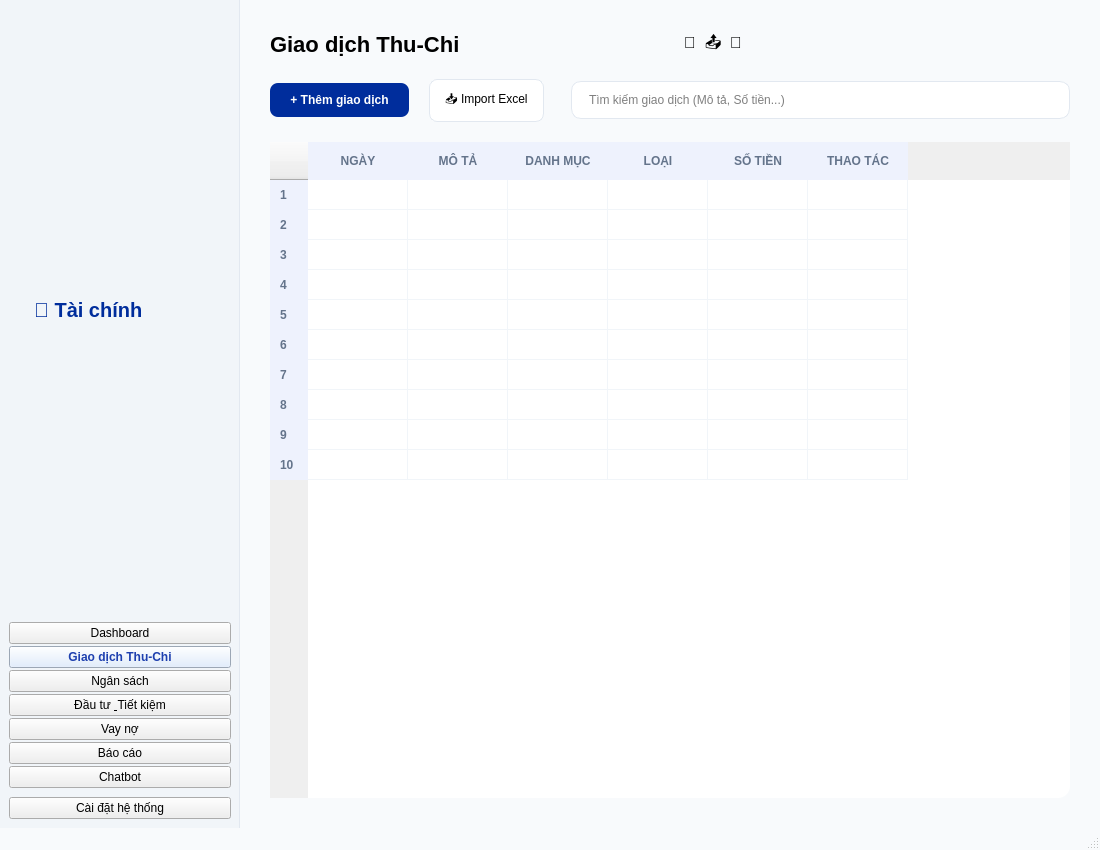
<?xml version="1.0" encoding="UTF-8"?>
<ui version="4.0">
 <class>MainWindow</class>
 <widget class="QMainWindow" name="MainWindow_GiaoDich">
  <property name="geometry">
   <rect>
    <x>0</x>
    <y>0</y>
    <width>1100</width>
    <height>850</height>
   </rect>
  </property>
  <property name="windowTitle">
   <string>Quản lý Giao dịch - Financial Architect</string>
  </property>
  <property name="styleSheet">
   <string notr="true">
    QMainWindow { background-color: #F8FAFC; }
    QFrame#frame_sidebar { background-color: #F1F5F9; border-right: 1px solid #E2E8F0; }
    /* Style cho các nút điều hướng sidebar */
    QPushButton[objectName^="btn_nav_"] {
        text-align: left; padding: 12px 20px; border: none;
        border-radius: 8px; font-size: 14px; color: #64748B; margin: 2px 10px;
    }
    QPushButton[objectName^="btn_nav_"]:hover { background-color: #E2E8F0; color: #1E293B; }

    /* Nút đang được chọn (Giao dịch) */
    QPushButton#btn_nav_giaodich {
        background-color: #DBEAFE;
        color: #1E40AF;
        font-weight: bold;
    }
    /* Style cho bảng danh sách */
    QTableWidget#tbl_danhsach_giaodich { background-color: white; border: none; gridline-color: #F1F5F9; border-radius: 12px; }
    QHeaderView::section { background-color: #EEF2FD; padding: 10px; border: none; font-weight: bold; color: #64748B; }
   </string>
  </property>
  <!-- THANH MENU TRÊN CÙNG -->
  <widget class="QMenuBar" name="menubar_chinh">
   <property name="geometry">
    <rect>
     <x>0</x>
     <y>0</y>
     <width>1100</width>
     <height>22</height>
    </rect>
   </property>
   <widget class="QMenu" name="menu_tep_tin"><property name="title"><string>Tệp tin</string></property></widget>
   <widget class="QMenu" name="menu_chinh_sua"><property name="title"><string>Chỉnh sửa</string></property></widget>
   <widget class="QMenu" name="menu_tro_giup"><property name="title"><string>Trợ giúp</string></property></widget>
  </widget>
  <widget class="QWidget" name="centralwidget">
   <layout class="QHBoxLayout" name="layout_tong_the">
    <property name="spacing"><number>0</number></property>
    <property name="margin"><number>0</number></property>
    <!-- SIDEBAR -->
    <item>
     <widget class="QFrame" name="frame_sidebar">
      <property name="minimumSize"><size><width>240</width><height>0</height></size></property>
      <layout class="QVBoxLayout" name="layout_sidebar_v">
       <property name="spacing"><number>2</number></property>
       <item>
        <widget class="QLabel" name="lbl_logo_app">
         <property name="text"><string>🏦 Tài chính</string></property>
         <property name="styleSheet"><string>font-size: 20px; font-weight: bold; color: #002D9C; margin: 20px 20px 30px 20px;</string></property>
        </widget>
       </item>
       <item><widget class="QPushButton" name="btn_nav_dashboard"><property name="text"><string>Dashboard</string></property></widget></item>
       <item><widget class="QPushButton" name="btn_nav_giaodich"><property name="text"><string>Giao dịch Thu-Chi</string></property></widget></item>
       <item><widget class="QPushButton" name="btn_nav_ngansach"><property name="text"><string>Ngân sách</string></property></widget></item>
       <item><widget class="QPushButton" name="btn_nav_dautu_tietkiem"><property name="text"><string>Đầu tư &amp; Tiết kiệm</string></property></widget></item>
       <item><widget class="QPushButton" name="btn_nav_vayno"><property name="text"><string>Vay nợ</string></property></widget></item>
       <item><widget class="QPushButton" name="btn_nav_baocao"><property name="text"><string>Báo cáo</string></property></widget></item>
       <item><widget class="QPushButton" name="btn_nav_chatbot"><property name="text"><string>Chatbot</string></property></widget></item>
       <item><spacer name="spacer_sidebar_v"><property name="orientation"><enum>Qt::Vertical</enum></property></spacer></item>
       <item><widget class="QPushButton" name="btn_nav_caidat"><property name="text"><string>Cài đặt hệ thống</string></property></widget></item>
      </layout>
     </widget>
    </item>
    <!-- KHU VỰC NỘI DUNG CHÍNH -->
    <item>
     <widget class="QWidget" name="widget_nội_dung_chính">
      <layout class="QVBoxLayout" name="layout_noidung_v">
       <property name="margin"><number>30</number></property>
       <property name="spacing"><number>20</number></property>
       <!-- Header nội dung -->
       <item>
        <layout class="QHBoxLayout" name="layout_noidung_header">
         <item><widget class="QLabel" name="lbl_tieude_trang"><property name="text"><string>Giao dịch Thu-Chi</string></property><property name="styleSheet"><string>font-size: 22px; font-weight: bold;</string></property></widget></item>
         <item><spacer name="spacer_noidung_header_h"><property name="orientation"><enum>Qt::Horizontal</enum></property></spacer></item>
         <item><widget class="QLabel" name="lbl_user_info"><property name="text"><string>🔔  📤  👤</string></property><property name="styleSheet"><string>font-size: 16px;</string></property></widget></item>
        </layout>
       </item>
       <!-- Thanh công cụ hành động -->
       <item>
        <layout class="QHBoxLayout" name="layout_actions">
         <item>
          <widget class="QPushButton" name="btn_them_giaodich">
           <property name="text"><string>+ Thêm giao dịch</string></property>
           <property name="styleSheet"><string>background-color: #002D9C; color: white; border-radius: 8px; padding: 10px 20px; font-weight: bold;</string></property>
          </widget>
         </item>
         <item>
          <widget class="QPushButton" name="btn_nhap_excel">
           <property name="text"><string>📥 Import Excel</string></property>
           <property name="styleSheet"><string>background-color: white; border: 1px solid #E2E8F0; border-radius: 8px; padding: 10px 15px;</string></property>
          </widget>
         </item>
         <item><spacer name="spacer_actions_h"><property name="orientation"><enum>Qt::Horizontal</enum></property></spacer></item>
         <item>
          <widget class="QLineEdit" name="txt_timkiem_giaodich">
           <property name="placeholderText"><string>Tìm kiếm giao dịch (Mô tả, Số tiền...)</string></property>
           <property name="minimumSize"><size><width>280</width><height>38</height></size></property>
           <property name="styleSheet"><string>background-color: white; border: 1px solid #E2E8F0; border-radius: 10px; padding-left: 15px;</string></property>
          </widget>
         </item>
        </layout>
       </item>
       <!-- Bảng hiển thị danh sách Giao dịch -->
       <item>
        <widget class="QTableWidget" name="tbl_danhsach_giaodich">
         <property name="columnCount"><number>6</number></property>
         <property name="rowCount"><number>10</number></property>
         <column><property name="text"><string>NGÀY</string></property></column>
         <column><property name="text"><string>MÔ TẢ</string></property></column>
         <column><property name="text"><string>DANH MỤC</string></property></column>
         <column><property name="text"><string>LOẠI</string></property></column>
         <column><property name="text"><string>SỐ TIỀN</string></property></column>
         <column><property name="text"><string>THAO TÁC</string></property></column>
        </widget>
       </item>
      </layout>
     </widget>
    </item>
   </layout>
  </widget>
  <widget class="QStatusBar" name="statusbar_chinh"/>
 </widget>
</ui>
